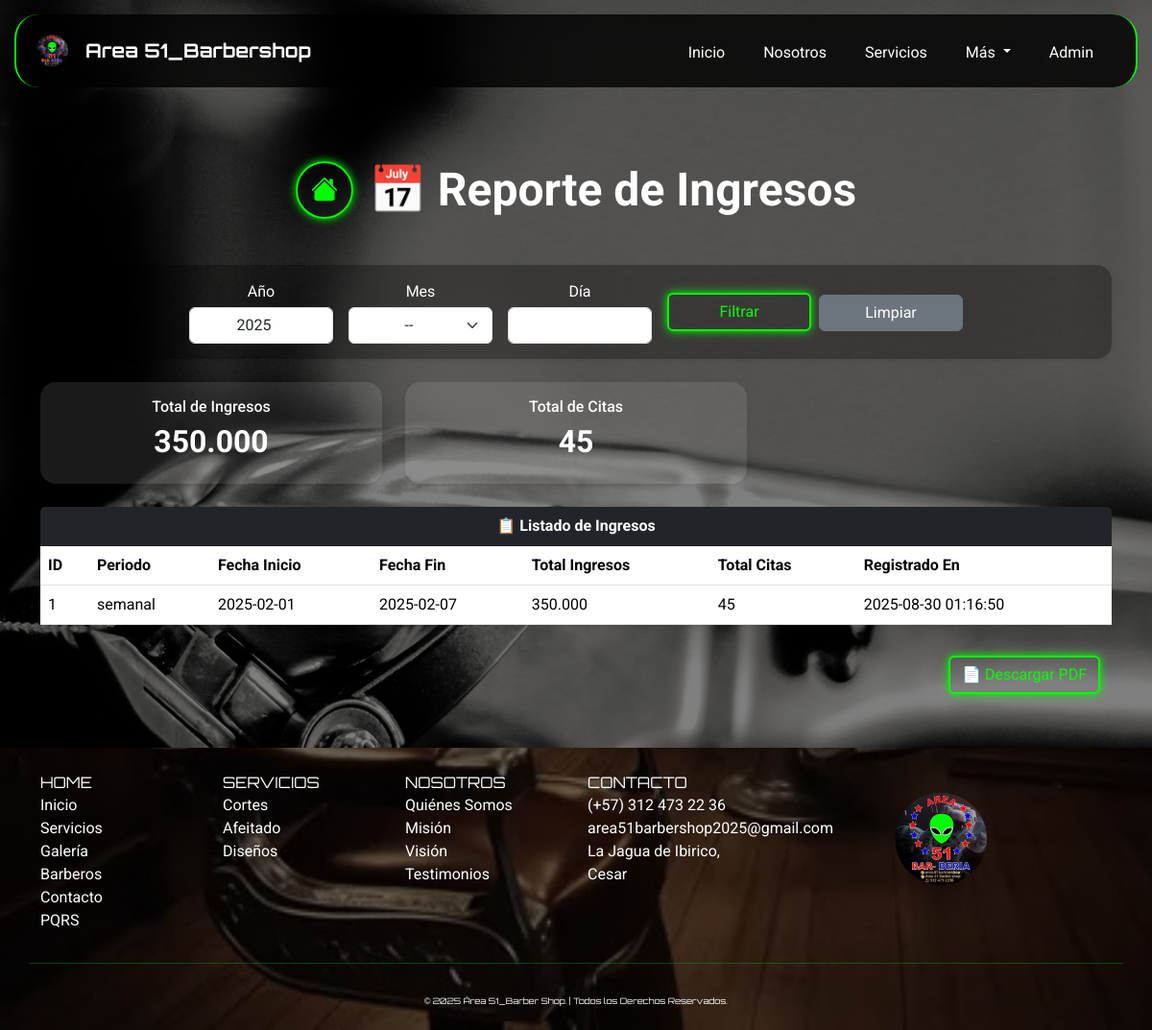
The app's page /index.php?page=reportes_ingresos (signed in), older data.
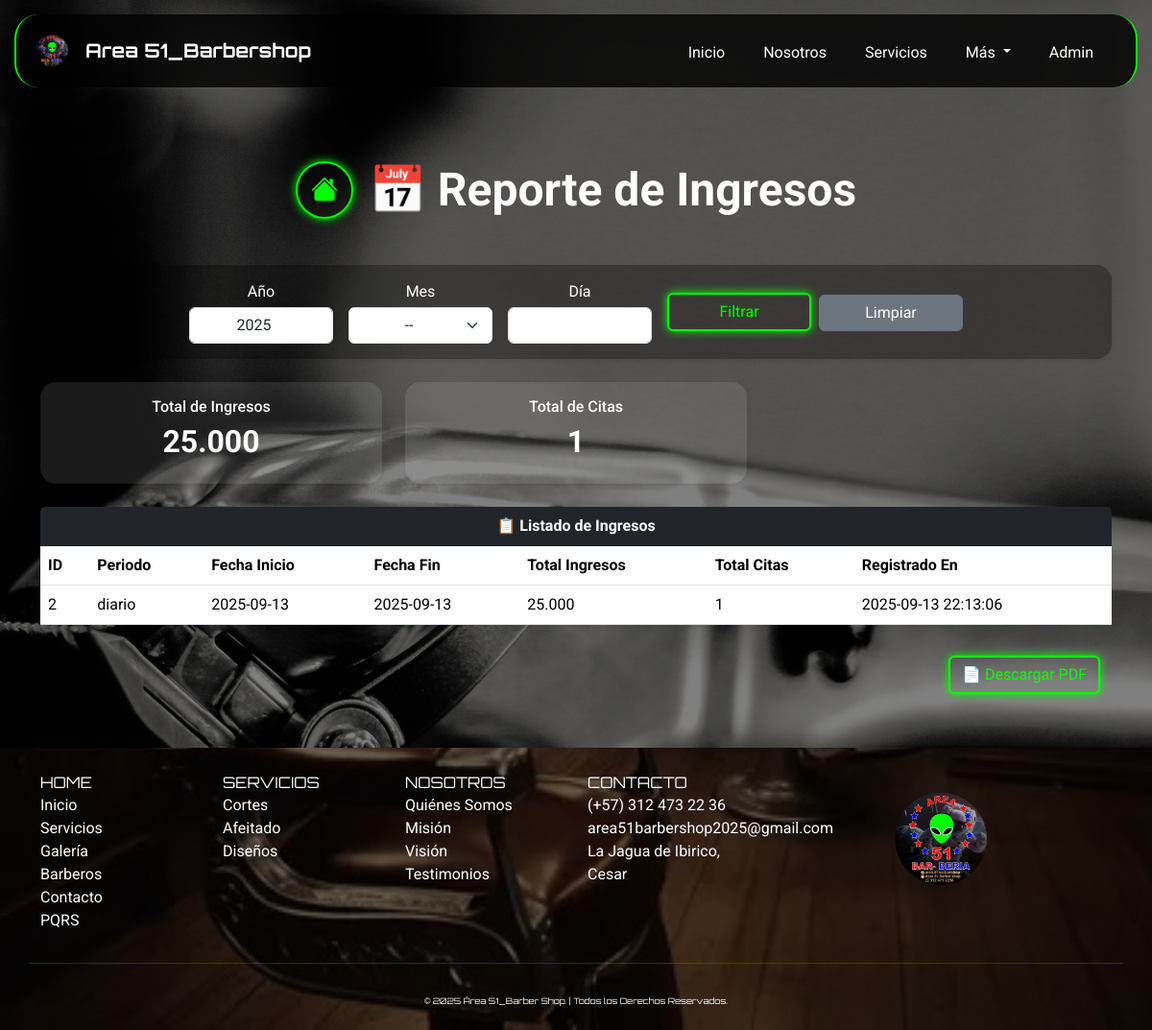
The same page, newer data.
### tables this page shows
CREATE TABLE `ingresos` (
  `id_ingreso` int(11) NOT NULL,
  `periodo` enum('diario','semanal','mensual','anual') NOT NULL,
  `fecha_inicio` date NOT NULL,
  `fecha_fin` date NOT NULL,
  `total_ingresos` decimal(12,2) DEFAULT 0.00,
  `total_citas` int(11) DEFAULT 0,
  `creado_en` timestamp NOT NULL DEFAULT current_timestamp()
);

### app/views/reportes/reportes_ingresos.php (the view, shortened to what this page needs)
<?php
require_once __DIR__ . '/../../../config/database.php';
$anio    = $_GET['anio'] ?? date('Y');
$mes     = $_GET['mes'] ?? '';
$dia     = $_GET['dia'] ?? '';
$condiciones = [];
$params = [];
if (!empty($anio)) {
    $condiciones[] = "YEAR(fecha_inicio) = :anio";
    $params[':anio'] = $anio;
}
$where = $condiciones ? "WHERE " . implode(" AND ", $condiciones) : "";
$sqlTotal = "SELECT COALESCE(SUM(total_ingresos),0) AS totalIngresos, COALESCE(SUM(total_citas),0) AS totalCitas
             FROM ingresos $where";
$stmt = $db->prepare($sqlTotal);
$stmt->execute($params);
$total = $stmt->fetch(PDO::FETCH_ASSOC);
$totalIngresos = $total['totalIngresos'] ?? 0;
$totalCitas = $total['totalCitas'] ?? 0;
$sqlIngresos = "SELECT id_ingreso, periodo, fecha_inicio, fecha_fin, total_ingresos, total_citas, creado_en
                FROM ingresos
                $where
                ORDER BY fecha_inicio DESC";
$stmt = $db->prepare($sqlIngresos);
$stmt->execute($params);
$ingresos = $stmt->fetchAll(PDO::FETCH_ASSOC);
?>
<body>
    <div class="container py-5" style="margin-top:20px;">
        <div class="d-flex flex-column flex-md-row align-items-center justify-content-center gap-3 mb-5 text-center text-md-start" style="margin-top:100px;">
            <a href="index.php?page=reportes" class="btn btn-neon d-flex justify-content-center align-items-center rounded-circle mb-3 mb-md-0" style="width: 60px; height: 60px;">
                <i class="bi bi-house-fill fs-3"></i>
            </a>
            <h1 class="fw-bold display-5 text-white mb-0">📅 Reporte de Ingresos</h1>
        </div>
        <form method="GET" action="index.php"
            class="d-flex justify-content-center align-items-center gap-3 mb-4 shadow-sm border-0 rounded-4 p-3"
            style="background: rgba(0,0,0,0.3); border-radius: 15px; flex-wrap: wrap;">
            <?php $ancho = '150px';  ?>
            <div class="d-flex flex-column align-items-center">
                <label class="form-label text-white mb-1">Año</label>
                <input type="number" name="anio" class="form-control text-center" style="width: <?= $ancho ?>;" value="<?= htmlspecialchars($anio) ?>">
            </div>
            <div class="d-flex flex-column align-items-center">
                <label class="form-label text-white mb-1">Mes</label>
                <select name="mes" class="form-select text-center" style="width: <?= $ancho ?>;">
                    <option value="">--</option>
                </select>
            </div>
            <div class="d-flex flex-column align-items-center">
                <label class="form-label text-white mb-1">Día</label>
                <input type="number" name="dia" min="1" max="31" class="form-control text-center" style="width: <?= $ancho ?>;" value="<?= htmlspecialchars($dia) ?>">
            </div>
            <div class="d-flex gap-2 align-items-end">
                <button type="submit" class="btn btn-neon" style="width: <?= $ancho ?>;">Filtrar</button>
                <a href="index.php?page=reportes_ingresos" class="btn btn-secondary" style="width: <?= $ancho ?>;">Limpiar</a>
            </div>
        </form>
    <div class="row g-4 mb-4">
        <div class="col-md-4">
            <div class="card text-center shadow-sm border-0 rounded-4">
                <div class="card-body">
                    <h6 class="text-white">Total de Ingresos</h6>
                    <h2 class="fw-bold text-white"><?= number_format($totalIngresos,0,',','.') ?></h2>
                </div>
            </div>
        </div>
        <div class="col-md-4">
            <div class="card text-center shadow-sm border-0 rounded-4">
                <div class="card-body">
                    <h6 class="text-white">Total de Citas</h6>
                    <h2 class="fw-bold text-white"><?= $totalCitas ?></h2>
                </div>
            </div>
        </div>
    </div>
    <div class="card shadow-sm border-0 rounded-4 mb-4">
        <div class="card-header bg-dark text-white fw-bold text-center">
            📋 Listado de Ingresos
        </div>
        <div class="card-body p-0">
            <div class="table-responsive">
                <table class="table bg-dark table-hover align-middle mb-0">
                    <thead class="bg-dark">
                        <tr>
                            <th>ID</th>
                            <th>Periodo</th>
                            <th>Fecha Inicio</th>
                            <th>Fecha Fin</th>
                            <th>Total Ingresos</th>
                            <th>Total Citas</th>
                            <th>Registrado En</th>
                        </tr>
                    </thead>
                    <tbody>
                        <?php if (!empty($ingresos)): ?>
                            <?php foreach ($ingresos as $ingreso): ?>
                                <tr>
                                    <td><?= $ingreso['id_ingreso'] ?></td>
                                    <td><?= htmlspecialchars($ingreso['periodo']) ?></td>
                                    <td><?= $ingreso['fecha_inicio'] ?></td>
                                    <td><?= $ingreso['fecha_fin'] ?></td>
                                    <td><?= number_format($ingreso['total_ingresos'],0,',','.') ?></td>
                                    <td><?= $ingreso['total_citas'] ?></td>
                                    <td><?= $ingreso['creado_en'] ?></td>
                                </tr>
                            <?php endforeach; ?>
                        <?php else: ?>
                            <tr>
                                <td colspan="7" class="text-center text-muted py-3">No hay ingresos para el período seleccionado</td>
                            </tr>
                        <?php endif; ?>
                    </tbody>
                </table>
            </div>
        </div>
    </div>
    <div class="container py-2" style="margin-top:10px;">
        <div class="d-flex justify-content-end">
            <a href="app/views/reportes/generar_pdf_ingresos.php?anio=<?= urlencode($anio) ?>&mes=<?= urlencode($mes) ?>&dia=<?= urlencode($dia) ?>"
               target="_blank"
               class="btn btn-neon float-end">
               📄 Descargar PDF
            </a>
        </div>
    </div>
</div>
<main>

### app/views/plantillas/header.php (shortened to what this page needs)
<!DOCTYPE html>
<html lang="es">
<head>
    <link href="https://cdn.jsdelivr.net/npm/bootstrap@5.3.3/dist/css/bootstrap.min.css" rel="stylesheet">
    <link rel="stylesheet" href="https://cdnjs.cloudflare.com/ajax/libs/font-awesome/6.0.0-beta3/css/all.min.css">
    <link rel="stylesheet" href="https://cdn.jsdelivr.net/npm/bootstrap-icons@1.11.1/font/bootstrap-icons.css">
    <link rel="stylesheet" href="public/css/style.css">
</head>
<body>
    <nav class="navbar navbar-expand-lg bg-body-tertiary fixed-top" style="margin: 15px;border-radius: 25px;
        border-inline: 2px solid #00ff00;">
        <div class="container-fluid">
            <a class="navbar-brand">
                <img src="public/img/logo.png" alt="Logo Área51_Barbería" class="img-fluid text-white" style="height: 50px;width: 50px;">
                <strong class="text-white">Area 51_Barbershop</strong>
            </a>
            <div class="collapse navbar-collapse" id="navbarNavDropdown">
                <ul class="navbar-nav ms-auto">
                    <li class="nav-item me-4">
                        <a class="nav-link text-white" href="/area51_barbershop_2025/index.php?page=home#inicio">Inicio</a>
                    </li>
                    <li class="nav-item me-4">
                        <a class="nav-link text-white" href="/area51_barbershop_2025/index.php?page=home#nosotros">Nosotros</a>
                    </li>
                    <li class="nav-item me-4">
                        <a class="nav-link text-white" href="/area51_barbershop_2025/index.php?page=home#servicios">Servicios</a>
                    </li>
                    <li class="nav-item dropdown me-4">
                        <a class="nav-link dropdown-toggle text-white" role="button" data-bs-toggle="dropdown"
                            aria-expanded="false">
                            Más
                        </a>
                    </li>
                    <li class="nav-item me-4">
                        <a class="nav-link text-white" href="/area51_barbershop_2025/index.php?page=login">Admin</a>
                    </li>
                </ul>
            </div>
        </div>
    </nav>
<main>

### index.php (shortened to what this page needs)
<?php
require_once __DIR__ . '/app/controllers/BarberoController.php';
$page = $_GET['page'] ?? 'home';
include __DIR__ . '/app/views/plantillas/header.php';
switch ($page) {
    case 'reportes_ingresos':
        include 'app/views/reportes/reportes_ingresos.php';
        break;
}
include __DIR__ . '/app/views/plantillas/footer.php';

### app/views/plantillas/footer.php (shortened to what this page needs)
    <footer class="py-4 footer" style=" color: white;">
        <div class="container">
            <div class="row text-center text-md-start">
                <div class="col-md-2 mb-3">
                    <p class="navbar-brand mb-0">HOME</p>
                    <ul class="list-unstyled">
                        <li><a href="index.php?page=home#inicio" style="color: white; text-decoration: none;">Inicio</a></li>
                        <li><a href="index.php?page=home#servicios" style="color: white; text-decoration: none;">Servicios</a></li>
                        <li><a href="index.php?page=home#galeria" style="color: white; text-decoration: none;">Galería</a></li>
                        <li><a href="index.php?page=home#barberos" style="color: white; text-decoration: none;">Barberos</a></li>
                        <li><a href="index.php?page=home#contacto" style="color: white; text-decoration: none;">Contacto</a></li>
                        <li><a href="index.php?page=crear_pqrs" style="color: white; text-decoration: none;">PQRS</a></li>
                    </ul>
                </div>
                <div class="col-md-2 mb-3">
                    <p class="navbar-brand mb-0">SERVICIOS</p>
                    <ul class="list-unstyled">
                        <li><a href="index.php?page=home#servicios" style="color: white; text-decoration: none;">Cortes</a></li>
                        <li><a href="index.php?page=home#servicios" style="color: white; text-decoration: none;">Afeitado</a></li>
                        <li><a href="index.php?page=home#servicios" style="color: white; text-decoration: none;">Diseños</a></li>
                    </ul>
                </div>
                <div class="col-md-2 mb-3">
                    <p class="navbar-brand mb-0">NOSOTROS</p>
                    <ul class="list-unstyled">
                        <li><a href="index.php?page=home#nosotros" style="color: white; text-decoration: none;">Quiénes Somos</a></li>
                        <li><a href="index.php?page=home#nosotros" style="color: white; text-decoration: none;">Misión</a></li>
                        <li><a href="index.php?page=home#nosotros" style="color: white; text-decoration: none;">Visión</a></li>
                        <li><a href="index.php?page=home#testimonios" style="color: white; text-decoration: none;">Testimonios</a></li>
                    </ul>
                </div>
                <div class="col-md-2 mb-3">
                    <p class="navbar-brand mb-0">CONTACTO</p>
                    <ul class="list-unstyled">
                        <li><a href="tel:+57 312 292 30 91" style="color: white; text-decoration: none;">(+57) 312 473
                                22 36</a></li>
                        <li><a href="https://mail.google.com/mail/?view=cm&fs=1&to=area51barbershop2025@gmail.com"
                                target="_blank"
                                style="color: white; text-decoration: none;">area51barbershop2025@gmail.com</a></li>
                        <li><a style="color: white; text-decoration: none;">La Jagua de Ibirico, Cesar</a></li>
                    </ul>
                </div>
                <div class="col-md-4 mb-3 text-center">
                    <img src="public/img/logo.png" alt="Área 51_Barber Shop"
                        style="width: 40%; height: inherit; margin-bottom: 15px;">
                </div>
                <hr style="border-top: 1px solid #00ff00;">
                <div class="text-center mt-3">
                    <p class="navbar-brand mb-0" style="justify-content: center;font-size: 0.55rem;">
                        &copy; 2025 Área 51_Barber Shop. | Todos los Derechos Reservados.</p>
                </div>
            </div>
    </footer>
</body>
</html>

### public/css/style.css (style rules this page uses)
body { background-image: url(../img/fondo_body.jpg); min-height: 100vh; background-size: cover; background-position: center; background-repeat: no-repeat; background-attachment: fixed; position: relative; font-family: 'Roboto', sans-serif; background-color: #000; color: #fff; margin: 0; padding: 0; width: 100%; align-items: center; justify-content: center; }
body::before { content: ''; position: fixed; top: 0; left: 0; width: 100%; height: 100%; background-color: rgba(0, 0, 0, 0.5); z-index: -1; }
html { scroll-behavior: smooth; width: 100%; }
.navbar { background-color: rgba(0, 0, 0, 0.8) !important; backdrop-filter: blur(10px); }
.navbar-brand { font-family: 'Orbitron', sans-serif; display: flex; align-items: center; }
.navbar-brand img { width: 40px; height: 40px; margin-right: 10px; }
.navbar-nav .nav-link { position: relative; padding-bottom: 5px }
.btn-neon { color: #00ff00; border: 2px solid #00ff00; background-color: transparent; box-shadow: 0 0 10px #00ff00; transition: all 0.3s ease; }
.card { width: 100%; background-color: rgba(255, 255, 255, 0.1); border: 1px solid #00ff00; transition: transform 0.3s, box-shadow 0.3s; border-radius: 25px; }
.footer { background-image: url(../img/misión.jpg); background-size: cover; background-position: center; background-repeat: no-repeat; background-attachment: fixed; position: relative; font-family: 'Roboto', sans-serif; color: #fff; margin: 0; padding: 0; width: 100%; display: flex; align-items: center; justify-content: center; min-height: 200px; z-index: 1; }
.footer::before { content: ""; position: absolute; top: 0; left: 0; width: 100%; height: 100%; background: rgba(0, 0, 0, 0.6); z-index: 0; }
.footer * { position: relative; z-index: 1; }
img { height: 80%; width: 80%; transition: transform 0.3s ease; }

Row changes from the older to the newer data that the page shows:
removed ingresos: id_ingreso "1", periodo "semanal", fecha_inicio "2025-02-01", fecha_fin "2025-02-07", total_ingresos "350.000", total_citas "45", creado_en "2025-08-30 01:16:50"
added ingresos: id_ingreso "2", periodo "diario", fecha_inicio "2025-09-13", fecha_fin "2025-09-13", total_ingresos "25.000", total_citas "1", creado_en "2025-09-13 22:13:06"
Text that changed along with them:
$totalIngresos: "350.000" → "25.000"
$totalCitas: "45" → "1"
